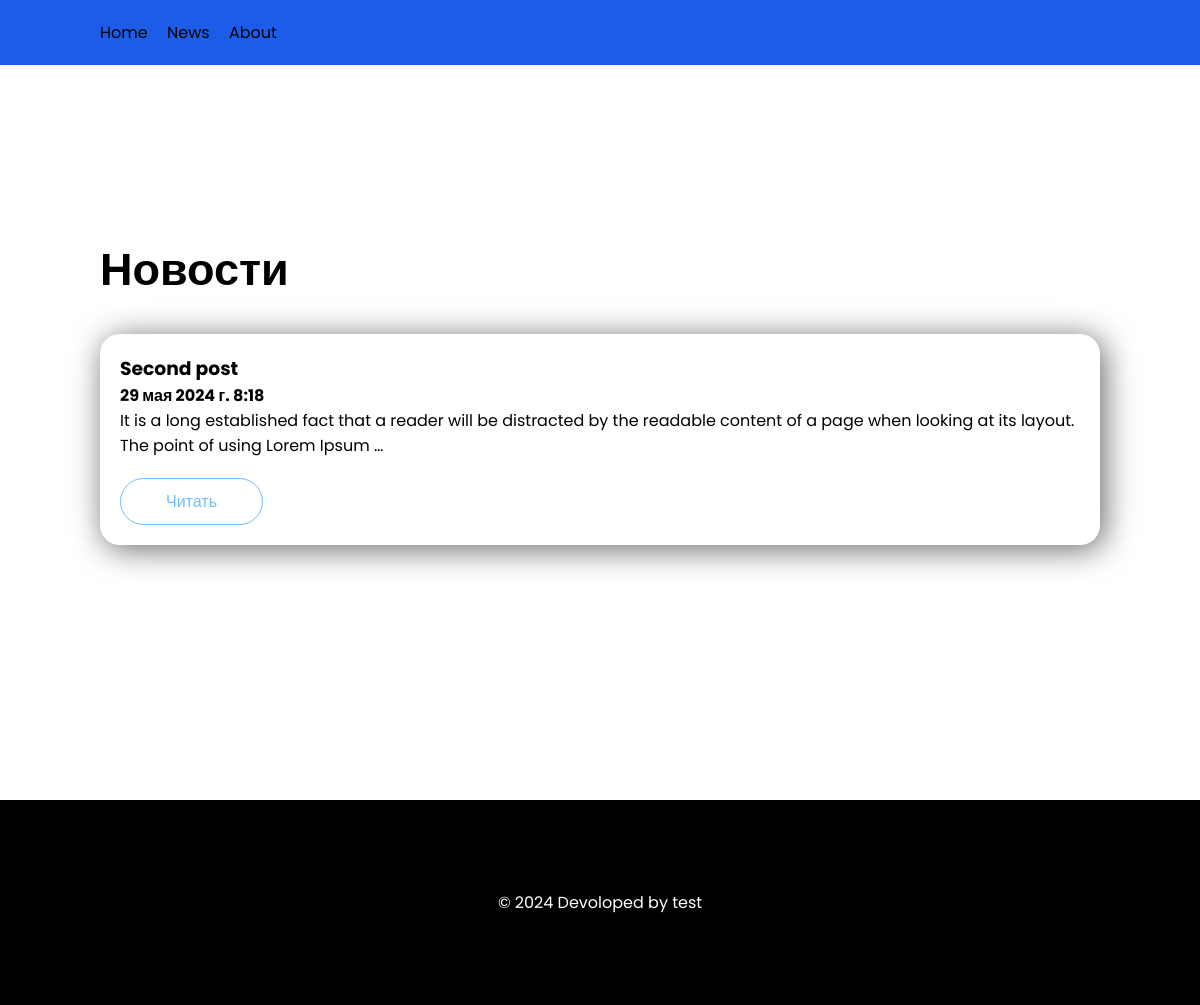
Page /news/ on the committed database.
### news_app/models.py (models this page shows, shortened)
class Post(models.Model):
    title = models.CharField("Title",max_length=255)
    discription = models.TextField("Discription")
    posted_date = models.DateTimeField("Poste date",default=datetime.now)
    class Meta:
        verbose_name = "Post"
        verbose_name_plural = "Posts"

### news_app/views.py (the view)
# urls.py: path('news/', views.news_page, name="news_page"),
def news_page(request):
    posts = Post.objects.all().order_by('-posted_date')
    context = {
        'posts': posts
    }
    return render(request, "./news.html", context)

### news_app/templates/news.html (shortened to what this page needs)
{% extends './base.html' %}
{% block content %}
<section class="news">
  <div class="container">
    <h1>Новости</h1>
    {% for post in posts %}
    <div class="news-card">
      <h3 class="card_title">{{ post.title }}</h3>
      <p><strong>{{ post.posted_date }}</strong></p>
      <p class="description">{{ post.discription|truncatewords:30}} </p>
      <a href="{% url 'news_detail_page' pk=post.pk %}" class="button_blue">Читать</a>
    </div>
    {% endfor %}
  </div>
</section>
{% endblock %}

### news_app/templates/base.html (shortened to what this page needs)
{% load static %}
<!DOCTYPE html>
<html lang="en">
    <head>
        <link rel="stylesheet" href="{% static './css/style.css' %}">
    </head>
    <body>
        <header class="header">
            <div class="container">
                <a href="{% url 'home_page' %}" class="header-link">Home</a>
                <a href="{% url 'news_page' %}" class="header-link">News</a>
                <a href="#" class="header-link">About</a>
            </div>
        </header>
        <main class="main">
            {% block content %}
            {% endblock %}
        </main>
        <footer class="footer">
            <div class="container">
                <p>&copy; 2024 Devoloped by test</p>
            </div>
        </footer>
    </body>
</html>

### news_app/static/css/style.css (style rules this page uses)
* { padding: 0; margin: 0; box-sizing: border-box; font-family:"Poppins", sans-serif; }
.header { width: 100%; position: fixed; padding: 20px 0; background-color: #1c5ce8; }
.header-link { display: inline-block; color: black; text-decoration: none; margin-right: 15px; transition: 0.2s ease-in-out; }
.container { margin-left: 100px; margin-right: 100px; }
.button_blue { display: inline-block; background-color: transparent; border: 1px solid #72bdff; color: #72bdff; padding: 10px 45px; text-decoration: none; border-radius: 30px; transition: 0.3s ease-in-out; }
.news { min-height:100vh; display:flex; align-items:center; }
.news h1 { font-size:45px; margin-bottom:30px; }
.news-card { border-radius:20px; padding:20px; background-color:white; box-shadow:4px 4px 32px rgba(0,0,0,0.6); margin-bottom:20px; }
.description { margin-bottom:20px; }
.footer { padding: 90px 0; background-color: black; text-align: center; color: white; }

### rows in the picture
Post: title "Second post", posted_date "29 мая 2024 г. 8:18", discription "It is a long established fact that a reader will be distracted by the readable content of a page when looking at its layout. The point of using Lorem Ipsum …"
